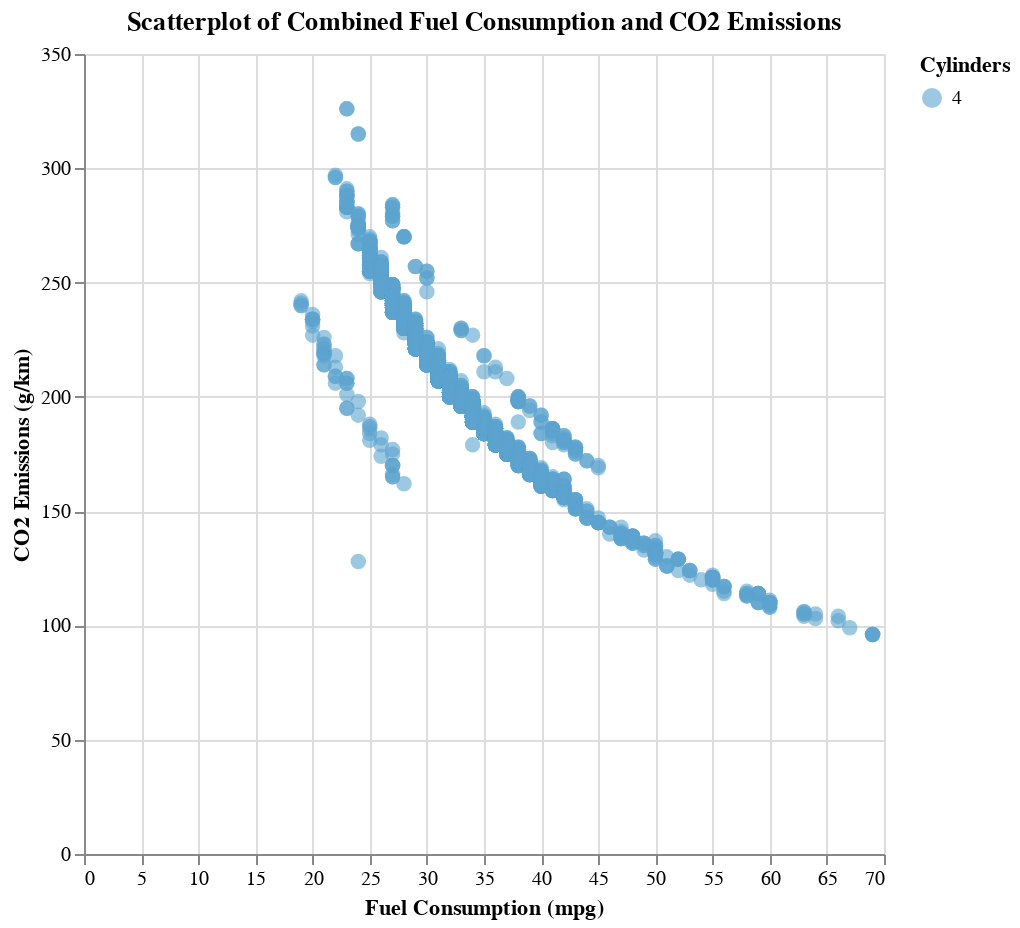

The notebook cell saved with this chart:
### Code cell
chart

### Figure 1 — Vega-Lite specification as saved in the notebook (floating-point values rounded to 4 significant figures; data arrays with more than 128 entries replaced by an {"elided": "..."} marker saying what was removed)
{"config": {"view": {"continuousWidth": 300, "continuousHeight": 300}}, "data": {"name": "data-93b6d8b0d3350c34a3ca901b154ab580"}, "mark": {"type": "circle", "opacity": 0.6, "size": 60}, "encoding": {"color": {"field": "Cylinders", "scale": {"scheme": "blues"}, "type": "nominal"}, "tooltip": [{"field": "Make", "type": "nominal"}, {"field": "Model", "type": "nominal"}, {"field": "Cylinders", "type": "nominal"}, {"field": "Fuel Consumption Comb (mpg)", "type": "quantitative"}, {"field": "CO2 Emissions(g/km)", "type": "quantitative"}], "x": {"field": "Fuel Consumption Comb (mpg)", "title": "Fuel Consumption (mpg)", "type": "quantitative"}, "y": {"field": "CO2 Emissions(g/km)", "title": "CO2 Emissions (g/km)", "type": "quantitative"}}, "height": 400, "params": [{"name": "cylinder_filter", "select": {"type": "point", "fields": ["Cylinders"]}, "bind": {"input": "range", "max": 16, "min": 3, "name": "Number of Cylinders: ", "step": 1}, "value": 4}], "title": "Scatterplot of Combined Fuel Consumption and CO2 Emissions", "transform": [{"filter": "datum.Cylinders == cylinder_filter.Cylinders"}], "width": 400, "$schema": "https://vega.github.io/schema/vega-lite/v5.20.1.json", "datasets": {"data-93b6d8b0d3350c34a3ca901b154ab580": {"elided": "7385 records"}}}
